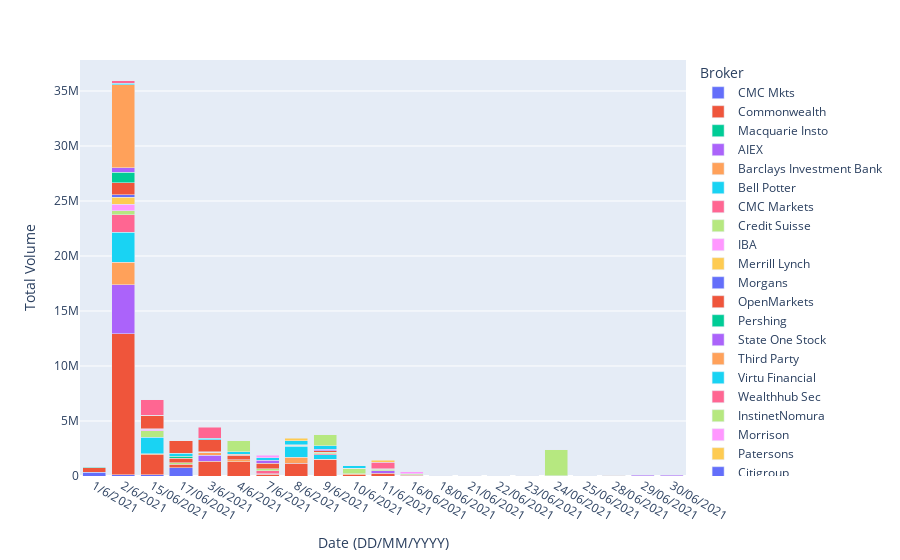

Notebook cell for this chart:
### Code cell
def volume_plotting():
    global file_name
    df = pd.read_csv(file_name)
    
    broker_df = df[df['Broker'] != 'Total']
    
    fig = px.bar(broker_df, x="Date (DD/MM/YYYY)", y="Total Volume", color="Broker", hover_data=['Date (DD/MM/YYYY)'], barmode = 'stack')
    
    fig.show()
volume_plotting()

### Figure 1 — Plotly figure (JSON) as saved in the notebook; plotly's stock layout.template omitted (floating-point values rounded to 4 significant figures)
{"data": [{"alignmentgroup": "True", "hovertemplate": "Broker=CMC Mkts<br>Date (DD/MM/YYYY)=%{x}<br>Total Volume=%{y}<extra></extra>", "legendgroup": "CMC Mkts", "marker": {"color": "#636efa"}, "name": "CMC Mkts", "offsetgroup": "CMC Mkts", "orientation": "v", "showlegend": true, "textposition": "auto", "type": "bar", "x": ["1/6/2021", "2/6/2021", "15/06/2021", "17/06/2021"], "xaxis": "x", "y": [350000, 108871, 135200, 750000], "yaxis": "y"}, {"alignmentgroup": "True", "hovertemplate": "Broker=Commonwealth<br>Date (DD/MM/YYYY)=%{x}<br>Total Volume=%{y}<extra></extra>", "legendgroup": "Commonwealth", "marker": {"color": "#EF553B"}, "name": "Commonwealth", "offsetgroup": "Commonwealth", "orientation": "v", "showlegend": true, "textposition": "auto", "type": "bar", "x": ["1/6/2021", "2/6/2021", "3/6/2021", "4/6/2021", "7/6/2021", "8/6/2021", "9/6/2021", "10/6/2021", "11/6/2021", "15/06/2021", "16/06/2021", "17/06/2021", "18/06/2021", "21/06/2021", "22/06/2021", "23/06/2021", "24/06/2021", "25/06/2021", "28/06/2021"], "xaxis": "x", "y": [405421, 12844536, 1323365, 1310975, 142158, 1158500, 1488882, 135000, 236244, 1805409, 82696, 300000, 16774, 25850, 19072, 51488, 11201, 3546, 30200], "yaxis": "y"}, {"alignmentgroup": "True", "hovertemplate": "Broker=Macquarie Insto<br>Date (DD/MM/YYYY)=%{x}<br>Total Volume=%{y}<extra></extra>", "legendgroup": "Macquarie Insto", "marker": {"color": "#00cc96"}, "name": "Macquarie Insto", "offsetgroup": "Macquarie Insto", "orientation": "v", "showlegend": true, "textposition": "auto", "type": "bar", "x": ["1/6/2021", "18/06/2021"], "xaxis": "x", "y": [55421, 8248], "yaxis": "y"}, {"alignmentgroup": "True", "hovertemplate": "Broker=AIEX<br>Date (DD/MM/YYYY)=%{x}<br>Total Volume=%{y}<extra></extra>", "legendgroup": "AIEX", "marker": {"color": "#ab63fa"}, "name": "AIEX", "offsetgroup": "AIEX", "orientation": "v", "showlegend": true, "textposition": "auto", "type": "bar", "x": ["2/6/2021", "3/6/2021", "11/6/2021", "16/06/2021", "18/06/2021", "21/06/2021", "22/06/2021", "23/06/2021", "24/06/2021", "25/06/2021"], "xaxis": "x", "y": [4410000, 570000, 230000, 17304, 11928, 1860, 7765, 1677, 4862, 666], "yaxis": "y"}, {"alignmentgroup": "True", "hovertemplate": "Broker=Barclays Investment Bank<br>Date (DD/MM/YYYY)=%{x}<br>Total Volume=%{y}<extra></extra>", "legendgroup": "Barclays Investment Bank", "marker": {"color": "#FFA15A"}, "name": "Barclays Investment Bank", "offsetgroup": "Barclays Investment Bank", "orientation": "v", "showlegend": true, "textposition": "auto", "type": "bar", "x": ["2/6/2021", "3/6/2021", "4/6/2021", "7/6/2021", "8/6/2021", "9/6/2021", "10/6/2021", "15/06/2021"], "xaxis": "x", "y": [2055163, 249885, 169693, 41669, 557491, 37829, 70000, 101072], "yaxis": "y"}, {"alignmentgroup": "True", "hovertemplate": "Broker=Bell Potter<br>Date (DD/MM/YYYY)=%{x}<br>Total Volume=%{y}<extra></extra>", "legendgroup": "Bell Potter", "marker": {"color": "#19d3f3"}, "name": "Bell Potter", "offsetgroup": "Bell Potter", "orientation": "v", "showlegend": true, "textposition": "auto", "type": "bar", "x": ["2/6/2021", "8/6/2021", "9/6/2021", "15/06/2021", "21/06/2021"], "xaxis": "x", "y": [2722856, 1000000, 420930, 1500000, 10000], "yaxis": "y"}, {"alignmentgroup": "True", "hovertemplate": "Broker=CMC Markets<br>Date (DD/MM/YYYY)=%{x}<br>Total Volume=%{y}<extra></extra>", "legendgroup": "CMC Markets", "marker": {"color": "#FF6692"}, "name": "CMC Markets", "offsetgroup": "CMC Markets", "orientation": "v", "showlegend": true, "textposition": "auto", "type": "bar", "x": ["2/6/2021", "3/6/2021", "4/6/2021", "7/6/2021", "8/6/2021", "9/6/2021", "18/06/2021", "21/06/2021", "22/06/2021", "24/06/2021", "25/06/2021", "28/06/2021"], "xaxis": "x", "y": [1598851, 115, 1500, 311335, 40000, 60100, 10000, 10456, 2942, 4615, 957, 4130], "yaxis": "y"}, {"alignmentgroup": "True", "hovertemplate": "Broker=Credit Suisse<br>Date (DD/MM/YYYY)=%{x}<br>Total Volume=%{y}<extra></extra>", "legendgroup": "Credit Suisse", "marker": {"color": "#B6E880"}, "name": "Credit Suisse", "offsetgroup": "Credit Suisse", "orientation": "v", "showlegend": true, "textposition": "auto", "type": "bar", "x": ["2/6/2021", "3/6/2021", "7/6/2021", "9/6/2021", "10/6/2021", "11/6/2021", "15/06/2021", "16/06/2021", "17/06/2021", "18/06/2021", "21/06/2021", "24/06/2021", "28/06/2021"], "xaxis": "x", "y": [393556, 81615, 142158, 150000, 447800, 147293, 586159, 100000, 164800, 468, 8833, 2352943, 1095], "yaxis": "y"}, {"alignmentgroup": "True", "hovertemplate": "Broker=IBA<br>Date (DD/MM/YYYY)=%{x}<br>Total Volume=%{y}<extra></extra>", "legendgroup": "IBA", "marker": {"color": "#FF97FF"}, "name": "IBA", "offsetgroup": "IBA", "orientation": "v", "showlegend": true, "textposition": "auto", "type": "bar", "x": ["2/6/2021", "15/06/2021", "16/06/2021", "23/06/2021"], "xaxis": "x", "y": [551632, 128081, 200000, 5000], "yaxis": "y"}, {"alignmentgroup": "True", "hovertemplate": "Broker=Merrill Lynch<br>Date (DD/MM/YYYY)=%{x}<br>Total Volume=%{y}<extra></extra>", "legendgroup": "Merrill Lynch", "marker": {"color": "#FECB52"}, "name": "Merrill Lynch", "offsetgroup": "Merrill Lynch", "orientation": "v", "showlegend": true, "textposition": "auto", "type": "bar", "x": ["2/6/2021", "8/6/2021", "10/6/2021", "11/6/2021", "15/06/2021", "18/06/2021", "23/06/2021", "28/06/2021"], "xaxis": "x", "y": [671338, 50000, 50000, 65826, 50000, 397, 777, 347], "yaxis": "y"}, {"alignmentgroup": "True", "hovertemplate": "Broker=Morgans<br>Date (DD/MM/YYYY)=%{x}<br>Total Volume=%{y}<extra></extra>", "legendgroup": "Morgans", "marker": {"color": "#636efa"}, "name": "Morgans", "offsetgroup": "Morgans", "orientation": "v", "showlegend": true, "textposition": "auto", "type": "bar", "x": ["2/6/2021"], "xaxis": "x", "y": [230000], "yaxis": "y"}, {"alignmentgroup": "True", "hovertemplate": "Broker=OpenMarkets<br>Date (DD/MM/YYYY)=%{x}<br>Total Volume=%{y}<extra></extra>", "legendgroup": "OpenMarkets", "marker": {"color": "#EF553B"}, "name": "OpenMarkets", "offsetgroup": "OpenMarkets", "orientation": "v", "showlegend": true, "textposition": "auto", "type": "bar", "x": ["2/6/2021", "3/6/2021", "4/6/2021", "7/6/2021", "9/6/2021", "10/6/2021", "15/06/2021", "17/06/2021", "22/06/2021"], "xaxis": "x", "y": [1073310, 1078250, 384615, 500000, 151039, 2500, 1200000, 414036, 900], "yaxis": "y"}, {"alignmentgroup": "True", "hovertemplate": "Broker=Pershing<br>Date (DD/MM/YYYY)=%{x}<br>Total Volume=%{y}<extra></extra>", "legendgroup": "Pershing", "marker": {"color": "#00cc96"}, "name": "Pershing", "offsetgroup": "Pershing", "orientation": "v", "showlegend": true, "textposition": "auto", "type": "bar", "x": ["2/6/2021", "17/06/2021"], "xaxis": "x", "y": [948945, 182079], "yaxis": "y"}, {"alignmentgroup": "True", "hovertemplate": "Broker=State One Stock<br>Date (DD/MM/YYYY)=%{x}<br>Total Volume=%{y}<extra></extra>", "legendgroup": "State One Stock", "marker": {"color": "#ab63fa"}, "name": "State One Stock", "offsetgroup": "State One Stock", "orientation": "v", "showlegend": true, "textposition": "auto", "type": "bar", "x": ["2/6/2021", "7/6/2021", "8/6/2021", "9/6/2021", "23/06/2021"], "xaxis": "x", "y": [428646, 275333, 24667, 128646, 5000], "yaxis": "y"}, {"alignmentgroup": "True", "hovertemplate": "Broker=Third Party<br>Date (DD/MM/YYYY)=%{x}<br>Total Volume=%{y}<extra></extra>", "legendgroup": "Third Party", "marker": {"color": "#FFA15A"}, "name": "Third Party", "offsetgroup": "Third Party", "orientation": "v", "showlegend": true, "textposition": "auto", "type": "bar", "x": ["2/6/2021", "4/6/2021", "21/06/2021", "28/06/2021"], "xaxis": "x", "y": [7524607, 100000, 3524, 27606], "yaxis": "y"}, {"alignmentgroup": "True", "hovertemplate": "Broker=Virtu Financial<br>Date (DD/MM/YYYY)=%{x}<br>Total Volume=%{y}<extra></extra>", "legendgroup": "Virtu Financial", "marker": {"color": "#19d3f3"}, "name": "Virtu Financial", "offsetgroup": "Virtu Financial", "orientation": "v", "showlegend": true, "textposition": "auto", "type": "bar", "x": ["2/6/2021", "3/6/2021", "4/6/2021", "7/6/2021", "8/6/2021", "9/6/2021", "10/6/2021", "15/06/2021", "17/06/2021"], "xaxis": "x", "y": [148484, 140000, 224667, 224667, 363250, 293784, 207500, 1872, 264355], "yaxis": "y"}, {"alignmentgroup": "True", "hovertemplate": "Broker=Wealthhub Sec<br>Date (DD/MM/YYYY)=%{x}<br>Total Volume=%{y}<extra></extra>", "legendgroup": "Wealthhub Sec", "marker": {"color": "#FF6692"}, "name": "Wealthhub Sec", "offsetgroup": "Wealthhub Sec", "orientation": "v", "showlegend": true, "textposition": "auto", "type": "bar", "x": ["2/6/2021", "3/6/2021", "10/6/2021", "11/6/2021", "15/06/2021", "18/06/2021", "21/06/2021", "23/06/2021", "24/06/2021"], "xaxis": "x", "y": [213217, 1000000, 20000, 564913, 1435087, 797, 348, 10251, 2956], "yaxis": "y"}, {"alignmentgroup": "True", "hovertemplate": "Broker=InstinetNomura<br>Date (DD/MM/YYYY)=%{x}<br>Total Volume=%{y}<extra></extra>", "legendgroup": "InstinetNomura", "marker": {"color": "#B6E880"}, "name": "InstinetNomura", "offsetgroup": "InstinetNomura", "orientation": "v", "showlegend": true, "textposition": "auto", "type": "bar", "x": ["4/6/2021", "9/6/2021"], "xaxis": "x", "y": [1000000, 1000000], "yaxis": "y"}, {"alignmentgroup": "True", "hovertemplate": "Broker=Morrison<br>Date (DD/MM/YYYY)=%{x}<br>Total Volume=%{y}<extra></extra>", "legendgroup": "Morrison", "marker": {"color": "#FF97FF"}, "name": "Morrison", "offsetgroup": "Morrison", "orientation": "v", "showlegend": true, "textposition": "auto", "type": "bar", "x": ["7/6/2021", "22/06/2021"], "xaxis": "x", "y": [269500, 5000], "yaxis": "y"}, {"alignmentgroup": "True", "hovertemplate": "Broker=Patersons<br>Date (DD/MM/YYYY)=%{x}<br>Total Volume=%{y}<extra></extra>", "legendgroup": "Patersons", "marker": {"color": "#FECB52"}, "name": "Patersons", "offsetgroup": "Patersons", "orientation": "v", "showlegend": true, "textposition": "auto", "type": "bar", "x": ["8/6/2021", "9/6/2021", "11/6/2021", "21/06/2021", "22/06/2021", "23/06/2021", "24/06/2021", "25/06/2021"], "xaxis": "x", "y": [227408, 40792, 180136, 369, 406, 11345, 4581, 1032], "yaxis": "y"}, {"alignmentgroup": "True", "hovertemplate": "Broker=Citigroup<br>Date (DD/MM/YYYY)=%{x}<br>Total Volume=%{y}<extra></extra>", "legendgroup": "Citigroup", "marker": {"color": "#636efa"}, "name": "Citigroup", "offsetgroup": "Citigroup", "orientation": "v", "showlegend": true, "textposition": "auto", "type": "bar", "x": ["10/6/2021", "18/06/2021"], "xaxis": "x", "y": [2800, 4], "yaxis": "y"}, {"alignmentgroup": "True", "hovertemplate": "Broker=Shaw<br>Date (DD/MM/YYYY)=%{x}<br>Total Volume=%{y}<extra></extra>", "legendgroup": "Shaw", "marker": {"color": "#EF553B"}, "name": "Shaw", "offsetgroup": "Shaw", "orientation": "v", "showlegend": true, "textposition": "auto", "type": "bar", "x": ["17/06/2021", "22/06/2021", "25/06/2021", "28/06/2021"], "xaxis": "x", "y": [1111112, 4445, 2223, 10000], "yaxis": "y"}, {"alignmentgroup": "True", "hovertemplate": "Broker=Morgan Stanley<br>Date (DD/MM/YYYY)=%{x}<br>Total Volume=%{y}<extra></extra>", "legendgroup": "Morgan Stanley", "marker": {"color": "#00cc96"}, "name": "Morgan Stanley", "offsetgroup": "Morgan Stanley", "orientation": "v", "showlegend": true, "textposition": "auto", "type": "bar", "x": ["24/06/2021"], "xaxis": "x", "y": [1000], "yaxis": "y"}, {"alignmentgroup": "True", "hovertemplate": "Broker=Unassigned Transactions<br>Date (DD/MM/YYYY)=%{x}<br>Total Volume=%{y}<extra></extra>", "legendgroup": "Unassigned Transactions", "marker": {"color": "#ab63fa"}, "name": "Unassigned Transactions", "offsetgroup": "Unassigned Transactions", "orientation": "v", "showlegend": true, "textposition": "auto", "type": "bar", "x": ["29/06/2021", "30/06/2021"], "xaxis": "x", "y": [50210, 86618], "yaxis": "y"}], "layout": {"barmode": "stack", "legend": {"title": {"text": "Broker"}, "tracegroupgap": 0}, "margin": {"t": 60}, "xaxis": {"anchor": "y", "domain": [0, 1], "title": {"text": "Date (DD/MM/YYYY)"}}, "yaxis": {"anchor": "x", "domain": [0, 1], "title": {"text": "Total Volume"}}}}
